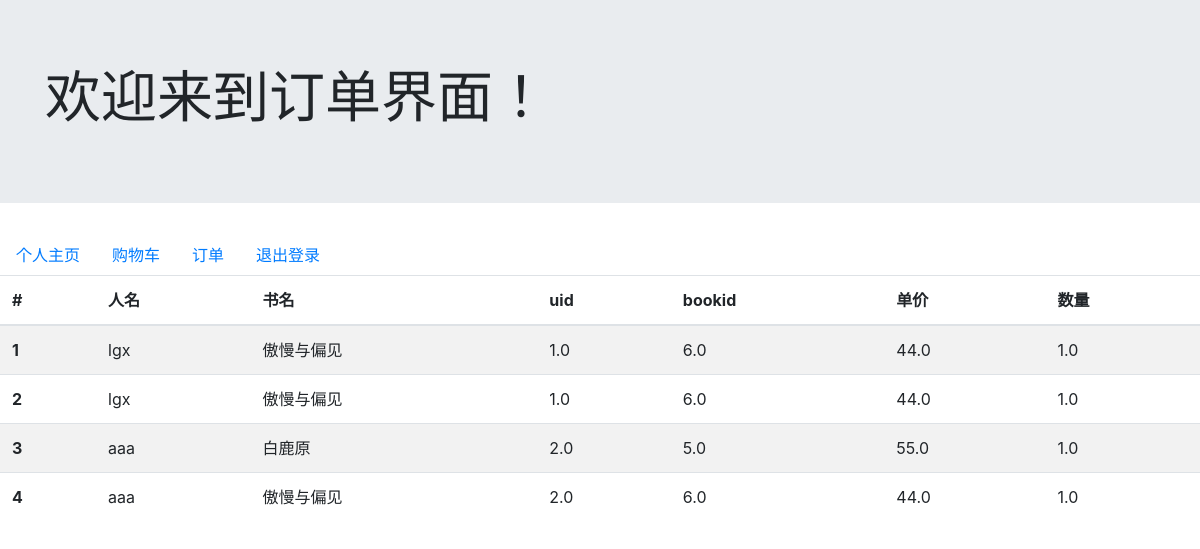
Before: /order with the older database file.
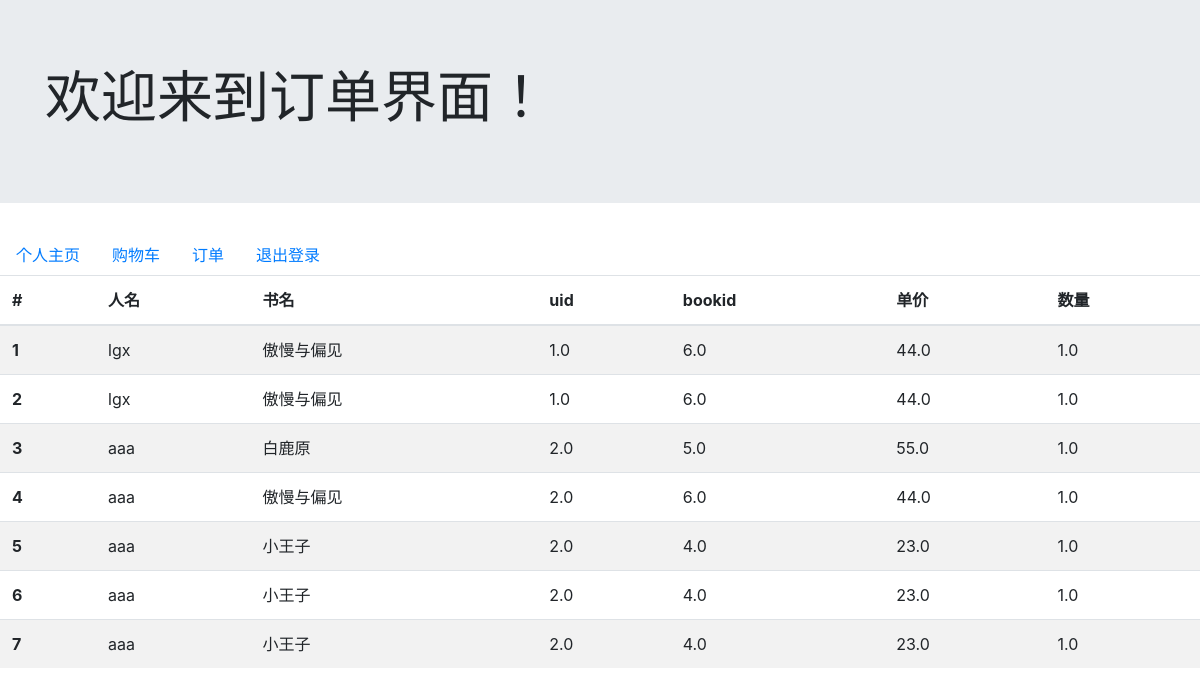
After: the same page with the newer database file.
### tables this page shows
CREATE TABLE orders(
    `oid` INTEGER PRIMARY KEY AUTOINCREMENT,
    `userid` double not null,
    `bookid` double not null,
    `allprice` double
, username varchar(200), bookname varchar(200), num double);

### app.py (the view)
@app.route('/order', methods=['GET'])
def get_order():
    conn = sqlite3.connect(DATABASE)
    cursor = conn.cursor()
    sql = 'select * from orders where 1=1 '
    cursor.execute(sql)
    res = cursor.fetchall()
    return render_template("order.html", order = res)

### app.py (called while the page is built)
@app.context_processor
def inject_user():
    user = None
    if"username" in session:
        user = session["username"]
    return dict(user = user)

### templates/order.html (shortened to what this page needs)
<!DOCTYPE html>
<html lang="en">
<head>
    <link rel="stylesheet" href="https://cdn.jsdelivr.net/npm/bootstrap@4.6.2/dist/css/bootstrap.min.css"\
>
</head>
<body>
    <div class="jumbotron jumbotron-fluid">
        <div class="container">
            <h1 class="display-4">欢迎来到订单界面！</h1>
        </div>
    </div>
    <ul class="nav">
        <li class="nav-item">
        <a class="nav-link active" href="{{url_for('home')}}">个人主页</a>
        </li>
        <li class="nav-item">
        <a class="nav-link" href="#">购物车</a>
        </li>
        <li class="nav-item">
        <a class="nav-link" href="{{url_for('get_order')}}">订单</a>
        </li>
        <li class="nav-item">
        <a class="nav-link " href="{{url_for('logout')}}">退出登录</a>
        </li>
    </ul>
    <table class="table table-striped">
        <thead>
        <tr>
            <th scope="col">#</th>
            <th scope="col">人名</th>
            <th scope="col">书名</th>
            <th scope="col">uid</th>
            <th scope="col">bookid</th>
            <th scope="col">单价</th>
            <th scope="col">数量</th>
        </tr>
        </thead>
        <tbody>
        {% for order in order%}
        <tr>
            <th scope="row">{{order[0]}}</th>
            <td>{{order[4]}}</td>
            <td>{{order[5]}}</td>
            <td>{{order[1]}}</td>
            <td>{{order[2]}}</td>
            <td>{{order[3]}}</td>
            <td>{{order[6]}}</td>
        </tr>
        {% endfor %}
</body>
</html>

Changed rows visible on the page:
added orders: oid "5", username "aaa", bookname "小王子", userid "2.0", bookid "4.0", allprice "23.0", num "1.0"
added orders: oid "6", username "aaa", bookname "小王子", userid "2.0", bookid "4.0", allprice "23.0", num "1.0"
added orders: oid "7", username "aaa", bookname "小王子", userid "2.0", bookid "4.0", allprice "23.0", num "1.0"
